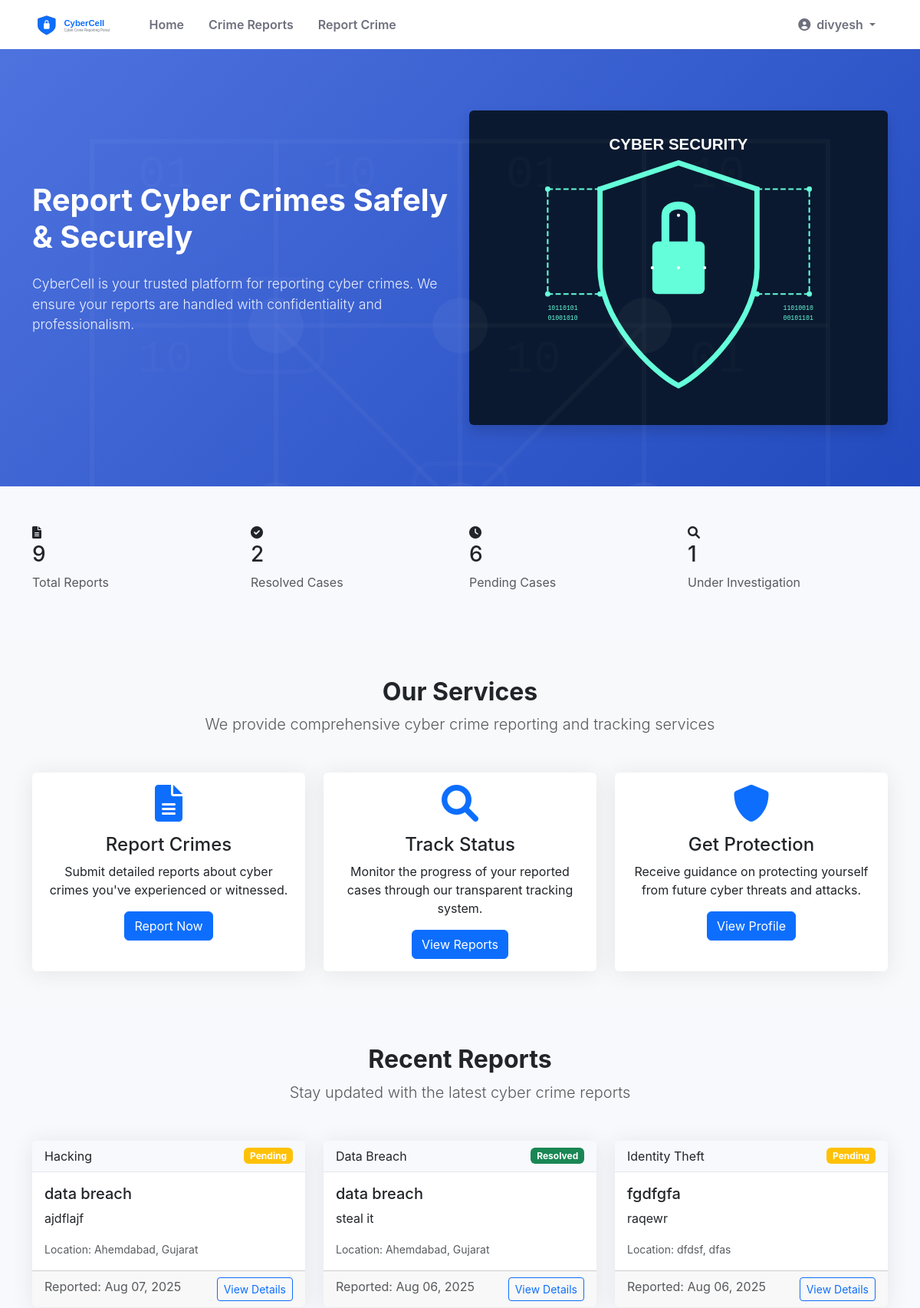
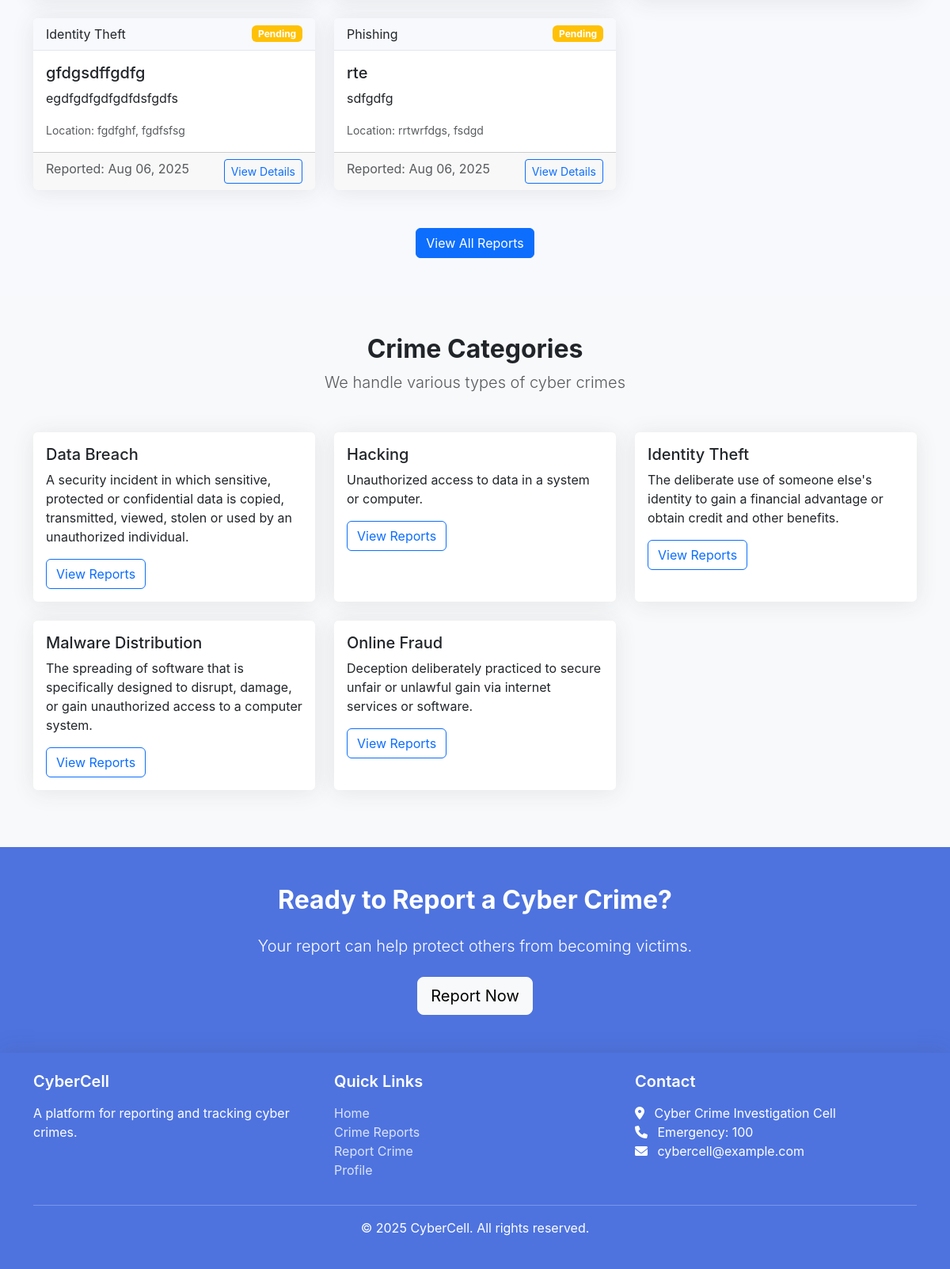
The app's page / (signed in) with its own data (2 pictures, top to bottom).
### crime_report/models.py (models this page shows, shortened)
class CrimeReport(models.Model):
    STATUS_CHOICES = (
        ('pending', 'Pending'),
        ('investigating', 'Under Investigation'),
        ('resolved', 'Resolved'),
        ('closed', 'Closed'),
    )
    title = models.CharField(max_length=200)
    description = models.TextField()
    date_of_crime = models.DateField()
    time_of_crime = models.TimeField(null=True, blank=True)
    location = models.ForeignKey(Location, on_delete=models.CASCADE)
    category = models.ForeignKey(CrimeCategory, on_delete=models.CASCADE)
    reported_by = models.ForeignKey(User, on_delete=models.CASCADE, related_name='reported_crimes')
    reported_on = models.DateTimeField(default=timezone.now)
    status = models.CharField(max_length=20, choices=STATUS_CHOICES, default='pending')
    evidence_file = models.FileField(
        upload_to='evidence/',
        null=True,
        blank=True,
        validators=[validate_file_extension, validate_file_size, validate_file_content]
    )
    assigned_to = models.ForeignKey(
        User,
        on_delete=models.SET_NULL,
        null=True,
        blank=True,
        related_name='assigned_crimes',
        limit_choices_to={'profile__user_type__in': ['police', 'admin']}
    )
    def get_status_display_class(self):
        status_classes = {
            'pending': 'warning',
            'investigating': 'info',
            'resolved': 'success',
            'closed': 'secondary'
        }
        return status_classes.get(self.status, 'primary')
    def can_update_status(self, user):
        """Check if user can update the status"""
        return user.profile.user_type in ['police', 'admin']
    class Meta:
        ordering = ['-reported_on']
        permissions = [
            ("can_assign_cases", "Can assign cases to officers"),
            ("can_update_status", "Can update case status"),
            ("can_view_all_cases", "Can view all cases"),
        ]

class CrimeCategory(models.Model):
    name = models.CharField(max_length=100, unique=True)
    description = models.TextField(blank=True, null=True)
    class Meta:
        verbose_name_plural = "Crime Categories"
        ordering = ['name']

class Location(models.Model):
    city = models.CharField(max_length=100)
    state = models.CharField(max_length=100)
    area = models.CharField(max_length=100)
    pincode = models.CharField(
        max_length=10,
        validators=[RegexValidator(
            regex=r'^\d{6}$',
            message='Pincode must be 6 digits'
        )]
    )
    class Meta:
        ordering = ['state', 'city', 'area']
        unique_together = ['city', 'state', 'area', 'pincode']

### crime_report/views.py (the view)
# urls.py: path('', views.home, name='home'),
def home(request):
    crime_categories = CrimeCategory.objects.all()[:5]
    if request.user.is_authenticated:
        recent_reports = CrimeReport.objects.order_by('-reported_on')[:5]
    else:
        recent_reports = CrimeReport.objects.filter(status='resolved').order_by('-reported_on')[:5]
    total_reports = CrimeReport.objects.count()
    resolved_reports = CrimeReport.objects.filter(status='resolved').count()
    pending_reports = CrimeReport.objects.filter(status='pending').count()
    investigating_reports = CrimeReport.objects.filter(status='investigating').count()
    context = {
        'crime_categories': crime_categories,
        'recent_reports': recent_reports,
        'total_reports': total_reports,
        'resolved_reports': resolved_reports,
        'pending_reports': pending_reports,
        'investigating_reports': investigating_reports,
        'show_all_reports': request.user.is_authenticated,
    }
    return render(request, 'crime_report/home.html', context)

### templates/crime_report/home.html (shortened to what this page needs)
{% extends 'crime_report/base.html' %}
{% load static %}
{% block content %}
<section class="hero-section">
    <div class="container">
        <div class="row align-items-center">
            <div class="col-lg-6">
                <h1 class="display-4 fw-bold mb-4">Report Cyber Crimes Safely & Securely</h1>
                <p class="lead mb-4">CyberCell is your trusted platform for reporting cyber crimes. We ensure your reports are handled with confidentiality and professionalism.</p>
            </div>
            <div class="col-lg-6 d-none d-lg-block">
                <img src="{% static 'img/cyber-security.svg' %}" alt="Cyber Security" class="img-fluid rounded shadow">
            </div>
        </div>
    </div>
</section>
<section class="py-5">
    <div class="container">
        <div class="row">
            <div class="col-md-3">
                <div class="stats-card">
                    <i class="fas fa-file-alt"></i>
                    <h3>{{ total_reports }}</h3>
                    <p class="text-muted">Total Reports</p>
                </div>
            </div>
            <div class="col-md-3">
                <div class="stats-card">
                    <i class="fas fa-check-circle"></i>
                    <h3>{{ resolved_reports }}</h3>
                    <p class="text-muted">Resolved Cases</p>
                </div>
            </div>
            <div class="col-md-3">
                <div class="stats-card">
                    <i class="fas fa-clock"></i>
                    <h3>{{ pending_reports }}</h3>
                    <p class="text-muted">Pending Cases</p>
                </div>
            </div>
            <div class="col-md-3">
                <div class="stats-card">
                    <i class="fas fa-search"></i>
                    <h3>{{ investigating_reports }}</h3>
                    <p class="text-muted">Under Investigation</p>
                </div>
            </div>
        </div>
    </div>
</section>
<section class="py-5 bg-light">
    <div class="container">
        <div class="text-center mb-5">
            <h2 class="fw-bold">Our Services</h2>
            <p class="lead text-muted">We provide comprehensive cyber crime reporting and tracking services</p>
        </div>
        <div class="row g-4">
            <div class="col-md-4">
                <div class="card h-100">
                    <div class="card-body text-center">
                        <i class="fas fa-file-alt fa-3x text-primary mb-3"></i>
                        <h4 class="card-title">Report Crimes</h4>
                        <p class="card-text">Submit detailed reports about cyber crimes you've experienced or witnessed.</p>
                        {% if user.is_authenticated %}
                            <a href="{% url 'report_crime' %}" class="btn btn-primary">Report Now</a>
                        {% else %}
                            <a href="{% url 'login' %}" class="btn btn-primary">Login to Report</a>
                        {% endif %}
                    </div>
                </div>
            </div>
            <div class="col-md-4">
                <div class="card h-100">
                    <div class="card-body text-center">
                        <i class="fas fa-search fa-3x text-primary mb-3"></i>
                        <h4 class="card-title">Track Status</h4>
                        <p class="card-text">Monitor the progress of your reported cases through our transparent tracking system.</p>
                        <a href="{% url 'crime_list' %}" class="btn btn-primary">View Reports</a>
                    </div>
                </div>
            </div>
            <div class="col-md-4">
                <div class="card h-100">
                    <div class="card-body text-center">
                        <i class="fas fa-shield-alt fa-3x text-primary mb-3"></i>
                        <h4 class="card-title">Get Protection</h4>
                        <p class="card-text">Receive guidance on protecting yourself from future cyber threats and attacks.</p>
                        {% if user.is_authenticated %}
                            <a href="{% url 'profile' %}" class="btn btn-primary">View Profile</a>
                        {% else %}
                            <a href="{% url 'register' %}" class="btn btn-primary">Register Now</a>
                        {% endif %}
                    </div>
                </div>
            </div>
        </div>
    </div>
</section>
<section class="py-5">
    <div class="container">
        <div class="text-center mb-5">
            <h2 class="fw-bold">Recent Reports</h2>
            <p class="lead text-muted">Stay updated with the latest cyber crime reports</p>
        </div>
        <div class="row">
            {% if recent_reports %}
                {% for report in recent_reports %}
                    <div class="col-md-4 mb-4">
                        <div class="card h-100">
                            <div class="card-header d-flex justify-content-between align-items-center">
                                <span>{{ report.category.name }}</span>
                                <span class="badge bg-{{ report.get_status_display_class }}">{{ report.get_status_display }}</span>
                            </div>
                            <div class="card-body">
                                <h5 class="card-title">{{ report.title }}</h5>
                                <p class="card-text">{{ report.description|truncatewords:20 }}</p>
                                <p class="card-text"><small class="text-muted">Location: {{ report.location.city }}, {{ report.location.state }}</small></p>
                            </div>
                            <div class="card-footer text-muted d-flex justify-content-between">
                                <span>Reported: {{ report.reported_on|date:"M d, Y" }}</span>
                                <a href="{% url 'crime_detail' report.id %}" class="btn btn-sm btn-outline-primary">View Details</a>
                            </div>
                        </div>
                    </div>
                {% endfor %}
            {% else %}
                <div class="col-12 text-center">
                    <p>No reports available yet.</p>
                </div>
            {% endif %}
        </div>
        <div class="text-center mt-4">
            <a href="{% url 'crime_list' %}" class="btn btn-primary">View All Reports</a>
        </div>
    </div>
</section>
<section class="py-5 bg-light">
    <div class="container">
        <div class="text-center mb-5">
            <h2 class="fw-bold">Crime Categories</h2>
            <p class="lead text-muted">We handle various types of cyber crimes</p>
        </div>
        <div class="row">
            {% if crime_categories %}
                {% for category in crime_categories %}
                    <div class="col-md-4 mb-4">
                        <div class="card h-100">
                            <div class="card-body">
                                <h5 class="card-title">{{ category.name }}</h5>
                                <p class="card-text">{{ category.description|default:"No description available."|truncatewords:30 }}</p>
                                <a href="{% url 'crime_list' %}?category={{ category.id }}" class="btn btn-outline-primary">View Reports</a>
                            </div>
                        </div>
                    </div>
                {% endfor %}
            {% else %}
                <div class="col-12 text-center">
                    <p>No categories available yet.</p>
                </div>
            {% endif %}
        </div>
    </div>
</section>
<section class="py-5" style="background-color: var(--primary-color); color: white;">
    <div class="container text-center">
        <h2 class="fw-bold mb-4">Ready to Report a Cyber Crime?</h2>
        <p class="lead mb-4">Your report can help protect others from becoming victims.</p>
        {% if user.is_authenticated %}
            <a href="{% url 'report_crime' %}" class="btn btn-light btn-lg">Report Now</a>
        {% else %}
            <a href="{% url 'register' %}" class="btn btn-light btn-lg me-2">Register</a>
            <a href="{% url 'login' %}" class="btn btn-outline-light btn-lg">Login</a>
        {% endif %}
    </div>
</section>
{% endblock %}

### templates/crime_report/base.html (shortened to what this page needs)
<!DOCTYPE html>
<html lang="en">
<head>
    {% load static %}
    <link href="https://cdn.jsdelivr.net/npm/bootstrap@5.3.0-alpha1/dist/css/bootstrap.min.css" rel="stylesheet">
    <link rel="stylesheet" href="https://cdnjs.cloudflare.com/ajax/libs/font-awesome/6.0.0/css/all.min.css">
    <link rel="stylesheet" href="{% static 'css/style.css' %}">
</head>
<body>
    <nav class="navbar navbar-expand-lg navbar-custom">
        <div class="container">
            <a class="navbar-brand" href="{% url 'home' %}">
                <img src="{% static 'img/logo.svg' %}" alt="CyberCell Logo" height="30" class="d-inline-block align-top me-2">
            </a>
            <div class="collapse navbar-collapse" id="navbarNav">
                <ul class="navbar-nav me-auto">
                    <li class="nav-item">
                        <a class="nav-link" href="{% url 'home' %}">Home</a>
                    </li>
                    <li class="nav-item">
                        <a class="nav-link" href="{% url 'crime_list' %}">Crime Reports</a>
                    </li>
                    {% if user.is_authenticated %}
                        <li class="nav-item">
                            <a class="nav-link" href="{% url 'report_crime' %}">Report Crime</a>
                        </li>
                    {% endif %}
                </ul>
                <ul class="navbar-nav">
                    {% if user.is_authenticated %}
                        <li class="nav-item dropdown">
                            <a class="nav-link dropdown-toggle" href="#" id="navbarDropdown" role="button" data-bs-toggle="dropdown">
                                <i class="fas fa-user-circle me-1"></i> {{ user.username }}
                            </a>
                        </li>
                    {% endif %}
                </ul>
            </div>
        </div>
    </nav>
    {% block content %}{% endblock %}
    <footer class="footer">
        <div class="container">
            <div class="row">
                <div class="col-md-4">
                    <h5>CyberCell</h5>
                    <p>A platform for reporting and tracking cyber crimes.</p>
                </div>
                <div class="col-md-4">
                    <h5>Quick Links</h5>
                    <ul class="list-unstyled">
                        <li><a href="{% url 'home' %}">Home</a></li>
                        <li><a href="{% url 'crime_list' %}">Crime Reports</a></li>
                        {% if user.is_authenticated %}
                            <li><a href="{% url 'report_crime' %}">Report Crime</a></li>
                            <li><a href="{% url 'profile' %}">Profile</a></li>
                        {% else %}
                            <li><a href="{% url 'login' %}">Login</a></li>
                            <li><a href="{% url 'register' %}">Register</a></li>
                        {% endif %}
                    </ul>
                </div>
                <div class="col-md-4">
                    <h5>Contact</h5>
                    <address>
                        <i class="fas fa-map-marker-alt me-2"></i> Cyber Crime Investigation Cell<br>
                        <i class="fas fa-phone me-2"></i> Emergency: 100<br>
                        <i class="fas fa-envelope me-2"></i> cybercell@example.com
                    </address>
                </div>
            </div>
            <hr class="bg-light">
            <div class="text-center">
                <p>&copy; {% now "Y" %} CyberCell. All rights reserved.</p>
            </div>
        </div>
    </footer>
    <link rel="stylesheet" href="https://cdn.jsdelivr.net/npm/flatpickr/dist/flatpickr.min.css">
</body>
</html>

### records on screen
CrimeReport: category.name "Hacking", status "Pending", title "data breach", description "ajdflajf", location.city "Ahemdabad", location.state "Gujarat", reported_on "Aug 07, 2025"
CrimeReport: category.name "Data Breach", status "Resolved", title "data breach", description "steal it", location.city "Ahemdabad", location.state "Gujarat", reported_on "Aug 06, 2025"
CrimeReport: category.name "Identity Theft", status "Pending", title "fgdfgfa", description "raqewr", location.city "dfdsf", location.state "dfas", reported_on "Aug 06, 2025"
CrimeReport: category.name "Identity Theft", status "Pending", title "gfdgsdffgdfg", description "egdfgdfgdfgdfdsfgdfs", location.city "fgdfghf", location.state "fgdfsfsg", reported_on "Aug 06, 2025"
CrimeReport: category.name "Phishing", status "Pending", title "rte", description "sdfgdfg", location.city "rrtwrfdgs", location.state "fsdgd", reported_on "Aug 06, 2025"
CrimeCategory: name "Data Breach", description "A security incident in which sensitive, protected or confidential data is copied, transmitted, viewed, stolen or used by an unauthorized individual."
CrimeCategory: name "Hacking", description "Unauthorized access to data in a system or computer."
CrimeCategory: name "Identity Theft", description "The deliberate use of someone else's identity to gain a financial advantage or obtain credit and other benefits."
CrimeCategory: name "Malware Distribution", description "The spreading of software that is specifically designed to disrupt, damage, or gain unauthorized access to a computer system."
CrimeCategory: name "Online Fraud", description "Deception deliberately practiced to secure unfair or unlawful gain via internet services or software."

### other values on screen
{{ user.username }} "divyesh"
{{ total_reports }} "9"
{{ resolved_reports }} "2"
{{ pending_reports }} "6"
{{ investigating_reports }} "1"
